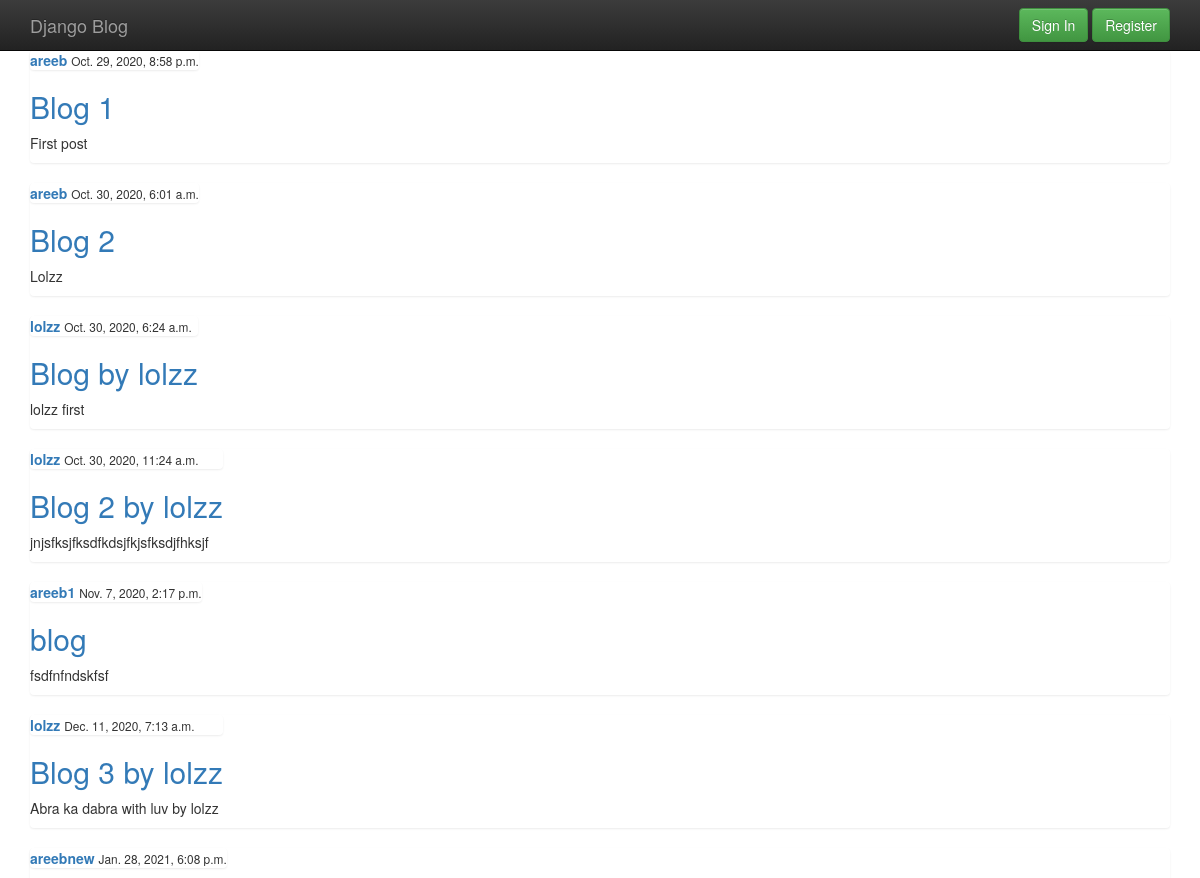
The app's page /business/ (upper part), older data.
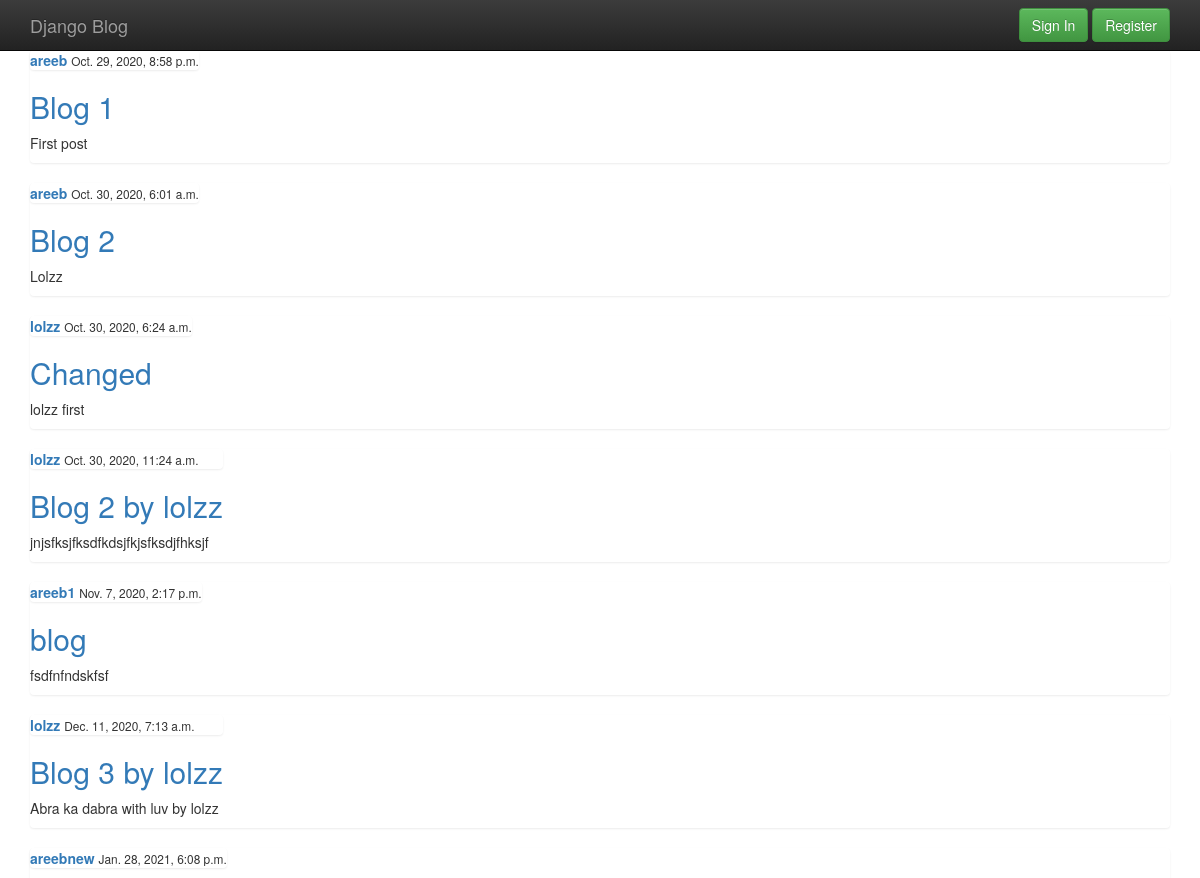
The same page, newer data.
### blog/models.py (models this page shows, shortened)
class Post(models.Model):
	title  = models.CharField( max_length = 100)
	content = models.TextField()
	date_posted = models.DateTimeField( default= timezone.now)
	author = models.ForeignKey( User  , on_delete = models.CASCADE)

### blog/views.py (the view)
# urls.py: path('business/' , views.business , name = 'business'),
def business(request):
	context  ={
		'posts' : Post.objects.all()
	}
	return render( request , 'blog/business.html' , context)

### blog/templates/blog/business.html (shortened to what this page needs)
{% extends 'blog/base.html'%}
{% block content %}
<section class="container">
	{% for p in posts %}
	<div class = 'list-group'>
		<article>
			<div class="media-body">
				<div class="list-group">
					<a href="#"> <strong>{{ p.author }}</strong></a>
					<small> {{ p.date_posted }} </small>
				</div>
				<h2><a href="{% url 'updatebussiness' p.id %}"> {{ p.title }} </a></h2>
				<p> {{ p.content }} </p>
			</div>
		</article>
	</div>
	{% endfor %}
</section>
{% endblock %}

### blog/templates/blog/base.html (shortened to what this page needs)
<!doctype html>
<html class="no-js" lang="">
    <head>
        <link rel="stylesheet" href="/static/blog/css/bootstrap.min.css">
        <link rel="stylesheet" href="/static/blog/css/bootstrap-theme.min.css">
        <link rel="stylesheet" href="/static/blog/css/main.css">
    </head>
    <body>
    <nav class="navbar navbar-inverse navbar-fixed-top" role="navigation">
      <div class="container">
        <div class="navbar-header">
          <a class="navbar-brand" href="/">Django Blog</a>
        </div>
        <div id="navbar" class="navbar-collapse collapse">
          {% if user.is_authenticated %}
          <form class="navbar-form navbar-right" role="form">
            <a class = "btn btn-success" href = "{% url 'profile'%}" role = "button"> Profile </a>
            <a class = "btn btn-success" href = "{% url 'logout'%}" role = "button"> Sign out </a>
          </form>
          {% else %}
          <form class = "navbar-form navbar-right" role="form">
            <a class = "btn btn-success" href = "{% url 'login'%}" role = "button"> Sign In </a>
            <a class = "btn btn-success" href = "{% url 'register'%}" role = "button"> Register </a>
          </form>
          {% endif %}
        </div>
      </div>
    </nav>
    {% block content %}
    {% endblock %}
    </body>
</html>

### blog/static/blog/css/main.css (style rules this page uses)
h2,h3,h4,h5,h6 { color: #b30000; }

### blog/templates/blog/base.html (style rules this page uses)
body { padding-top: 50px; padding-bottom: 20px; }

Row changes from the older to the newer data that the page shows:
changed Post "lolzz first": title "Blog by lolzz" → "Changed"
